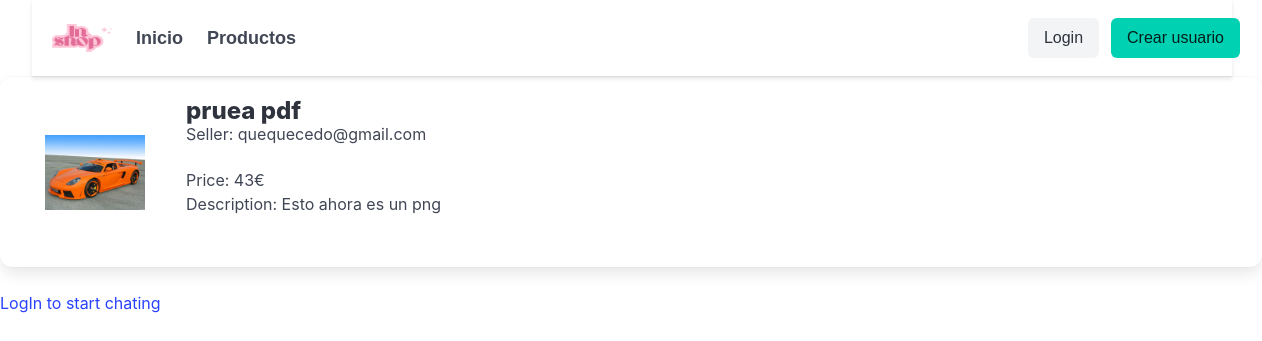
Before: /php/product/product.php?product_id=20 with the older database file.
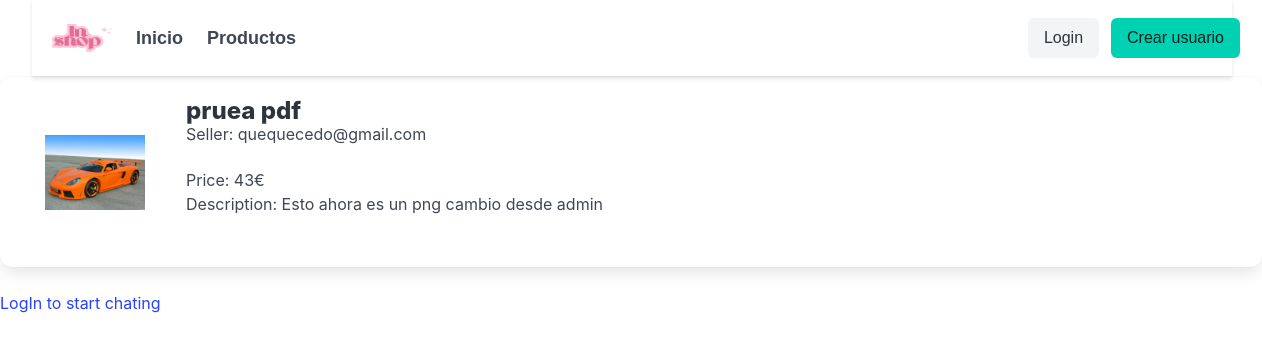
After: the same page with the newer database file.
### tables this page shows
CREATE TABLE `product` (
  `product_id` int(9) NOT NULL,
  `product_name` varchar(30) NOT NULL,
  `price` float NOT NULL DEFAULT 0,
  `user_id` int(11) NOT NULL,
  `photo` text DEFAULT NULL,
  `description` text DEFAULT NULL,
  `city` varchar(30) DEFAULT NULL,
  `user_name` varchar(50) NOT NULL,
  `upload_date` date NOT NULL DEFAULT current_timestamp()
);

CREATE TABLE `user` (
  `user_id` int(9) NOT NULL,
  `username` varchar(30) NOT NULL,
  `name` varchar(30) NOT NULL,
  `surname` varchar(30) NOT NULL,
  `email` varchar(50) NOT NULL,
  `password` varchar(30) NOT NULL,
  `admin` tinyint(1) NOT NULL DEFAULT 0,
  `Register_date` date NOT NULL DEFAULT current_timestamp()
);

### php/product/product.php (the view, shortened to what this page needs)
<?php
include '../navbar.php';
function ft_get_product_info($product_id)
{
    $connexion = ft_create_conexion();
    $sql = "SELECT * FROM product WHERE product_id = ?";
    $stmt = $connexion->prepare($sql);
    $stmt->bind_param("i", $product_id);
    $stmt->execute();
    $result = $stmt->get_result();
    if ($result->num_rows > 0)
    {
        $row = $result->fetch_assoc();
        return $row;
    }
    else
    {
        $connexion->close();
        return FALSE;
    }
}
function ft_get_seller_name($seller_id)
{
    $connexion = ft_create_conexion();
    $sql = "SELECT * FROM user WHERE user_id = ?";
    $stmt = $connexion->prepare($sql);
    $stmt->bind_param("i", $seller_id);
    $stmt->execute();
    $result = $stmt->get_result();
    $row = $result->fetch_assoc();
    return $row['username'];
}
function ft_get_photos($photo_folder)
{
    $photos = [];
    $folder_path = $_SERVER['DOCUMENT_ROOT'] . "/tfg_shop/images/products/" . $photo_folder;
    if (file_exists($folder_path))
    {
        $files = scandir($folder_path);
        foreach ($files as $file)
        {
            if ($file != '.' && $file != '..')
            {
                $photos[] = $file;
            }
        }
    }
    return $photos;
}
function ft_print_photos($row)
{
    $photos = ft_get_photos($row['photo']);
    if (count($photos) > 1)
    {
        echo "<div class='image image-gallery ' id='product-gallery-{$row['product_id']}'>";
        foreach ($photos as $index => $photo)
        {
            $display = $index == 0 ? 'block' : 'none';
            echo "<img class='gallery-image is-512x512' style='display: {$display};' src='/tfg_shop/images/products/{$row['photo']}/{$photo}' width='100px'>";
        }
        echo "<button class='prev button is-link is-outlined' style='position: absolute; top: 50%; left: 0;'><-</button>";
        echo "<button class='next button is-link is-outlined' style='position: absolute; top: 50%; right: 0;'>-></button>";
        echo "</div>";
    }
    else
    {
        echo "<div class='image-gallery' id='product-gallery-{$row['product_id']}'>";
        echo "<img class='gallery-image' src='/tfg_shop/images/products/{$row['photo']}/{$photos[0]}' width='100px'>";
        echo "</div>";
    }
}
function ft_print_product()
{
    $product_id = $_GET['product_id'];
    $product_info = ft_get_product_info($product_id);
    if ($product_info)
    {
        echo "<div class='box'>";
        echo "<div class='media'>";
        echo "<div class='media-left'>";
        ft_print_photos($product_info);
        echo "</div>";
        echo "<div class='media-content'>";
        echo "<p class='title is-4'>" . $product_info['product_name'] . "</p>";
        echo "<p class='subtitle is-6'>Seller: " . ft_get_seller_name($product_info['user_id']) . "</p>";
        echo "<p>Price: " . $product_info['price'] . "€</p>";
        echo "<p>Description: " . $product_info['description'] . "</p>";
        echo "</div>";
        echo "</div>";
        echo "</div>";
    }
    else
    {
        echo "<h1 class='title'>Product not found</h1>";
    }
}
function ft_is_not_my_product($product_id)
{
    $connexion = ft_create_conexion();
    $sql = "SELECT * FROM product WHERE product_id = ?";
    $stmt = $connexion->prepare($sql);
    $stmt->bind_param("i", $product_id);
    $stmt->execute();
    $result = $stmt->get_result();
    if ($result->num_rows > 0)
    {
        if (!isset($_COOKIE['user_id']))
        {
            echo "<a href='/tfg_shop/php/login.php'>LogIn to start chating</a>";
            return TRUE;
        }
    }
    else
    {
        return FALSE;
    }
}
?>
<!DOCTYPE html>
<html lang="en">
<head>
</head>
<body>
    <?php
    ft_print_product();
    ft_is_not_my_product($_GET['product_id']);
    ?>
</body>
</html>

Changed rows visible on the page:
changed product "pruea pdf": description "Esto ahora es un png" → "Esto ahora es un png cambio desde admin"
